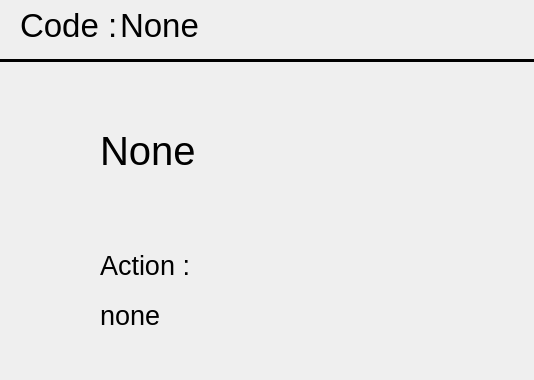
<?xml version="1.0" encoding="UTF-8"?>
<ui version="4.0">
 <class>sysmessage</class>
 <widget class="QDialog" name="sysmessage">
  <property name="geometry">
   <rect>
    <x>0</x>
    <y>0</y>
    <width>534</width>
    <height>380</height>
   </rect>
  </property>
  <property name="windowTitle">
   <string>Dialog</string>
  </property>
  <widget class="QLabel" name="System_label">
   <property name="geometry">
    <rect>
     <x>100</x>
     <y>120</y>
     <width>421</width>
     <height>61</height>
    </rect>
   </property>
   <property name="font">
    <font>
     <pointsize>30</pointsize>
    </font>
   </property>
   <property name="text">
    <string>None</string>
   </property>
  </widget>
  <widget class="QLabel" name="Action_No_label">
   <property name="geometry">
    <rect>
     <x>100</x>
     <y>290</y>
     <width>421</width>
     <height>51</height>
    </rect>
   </property>
   <property name="font">
    <font>
     <pointsize>20</pointsize>
    </font>
   </property>
   <property name="text">
    <string>none</string>
   </property>
  </widget>
  <widget class="QLabel" name="Danger_symbol">
   <property name="geometry">
    <rect>
     <x>20</x>
     <y>120</y>
     <width>61</width>
     <height>61</height>
    </rect>
   </property>
   <property name="text">
    <string/>
   </property>
  </widget>
  <widget class="QLabel" name="Action_label">
   <property name="geometry">
    <rect>
     <x>100</x>
     <y>240</y>
     <width>101</width>
     <height>51</height>
    </rect>
   </property>
   <property name="font">
    <font>
     <pointsize>20</pointsize>
    </font>
   </property>
   <property name="text">
    <string>Action : </string>
   </property>
  </widget>
  <widget class="QLabel" name="Code_No_label">
   <property name="geometry">
    <rect>
     <x>120</x>
     <y>0</y>
     <width>101</width>
     <height>51</height>
    </rect>
   </property>
   <property name="font">
    <font>
     <pointsize>25</pointsize>
    </font>
   </property>
   <property name="text">
    <string>None</string>
   </property>
  </widget>
  <widget class="QLabel" name="Action_symbol">
   <property name="geometry">
    <rect>
     <x>20</x>
     <y>260</y>
     <width>61</width>
     <height>61</height>
    </rect>
   </property>
   <property name="text">
    <string/>
   </property>
  </widget>
  <widget class="Line" name="line">
   <property name="geometry">
    <rect>
     <x>0</x>
     <y>50</y>
     <width>541</width>
     <height>20</height>
    </rect>
   </property>
   <property name="frameShadow">
    <enum>QFrame::Plain</enum>
   </property>
   <property name="lineWidth">
    <number>3</number>
   </property>
   <property name="orientation">
    <enum>Qt::Horizontal</enum>
   </property>
  </widget>
  <widget class="QLabel" name="Code_label">
   <property name="geometry">
    <rect>
     <x>20</x>
     <y>0</y>
     <width>101</width>
     <height>51</height>
    </rect>
   </property>
   <property name="font">
    <font>
     <pointsize>25</pointsize>
    </font>
   </property>
   <property name="text">
    <string>Code : </string>
   </property>
  </widget>
 </widget>
 <resources/>
 <connections/>
</ui>
